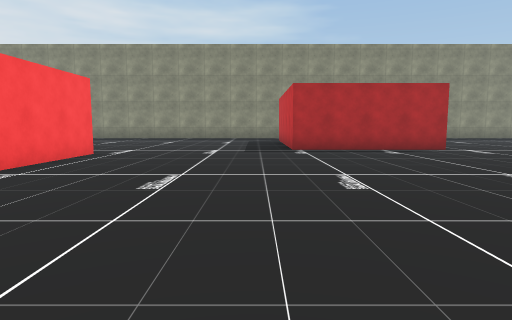
View 1 (above)

20 first-person views from a walk through a Unity game level. The camera is 1.3 m above the floor, tilts 6° down and sees 75° across. The floor is counted in squares, 2 m on a side. Each view is taken from the middle of a square. On the plan, view 1 faces up. The plan holds only what a view shows up to about 10 squares ahead; the rest is blank. The place goes on beyond the plan. The player character is not drawn. Some surface patterns are stand-ins.

View 2
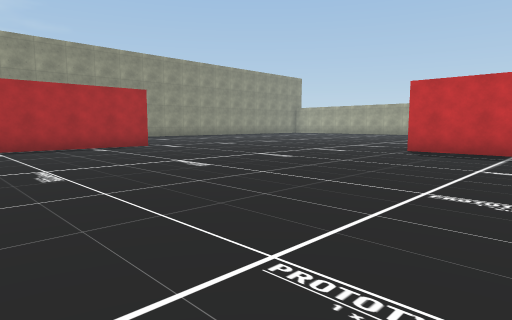

View 3
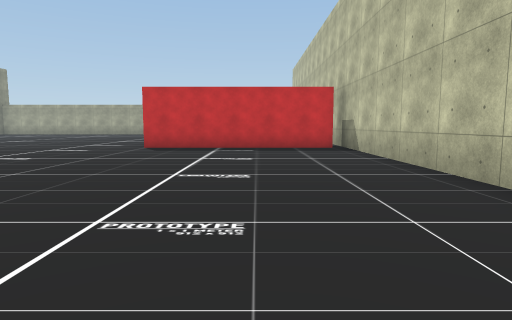

View 4
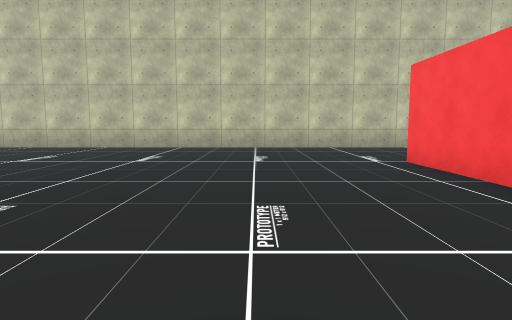

View 5
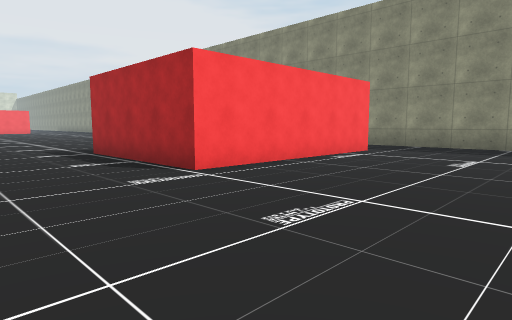

View 6
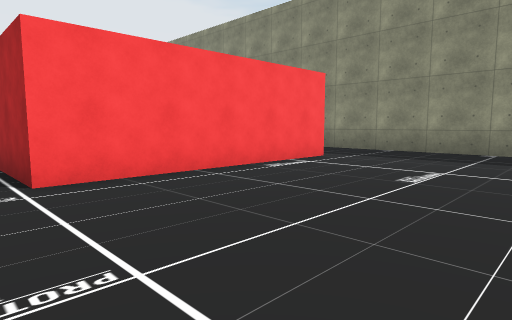

View 7
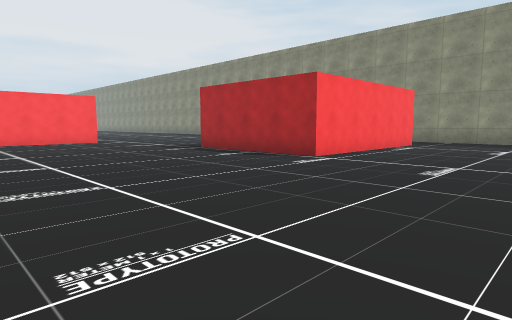

View 8
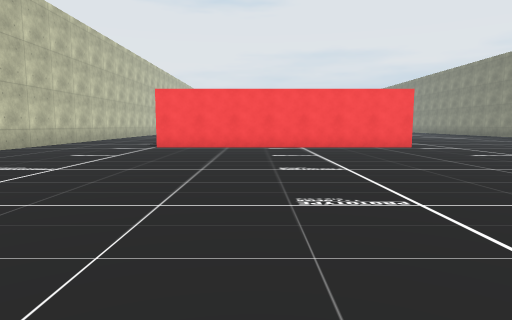

View 9
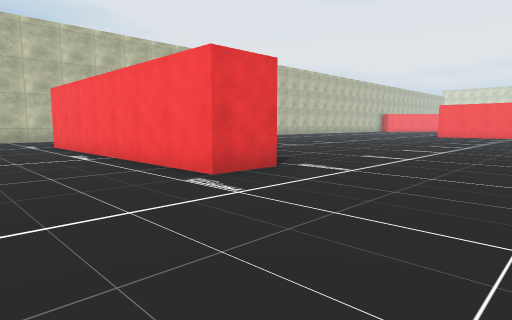

View 10
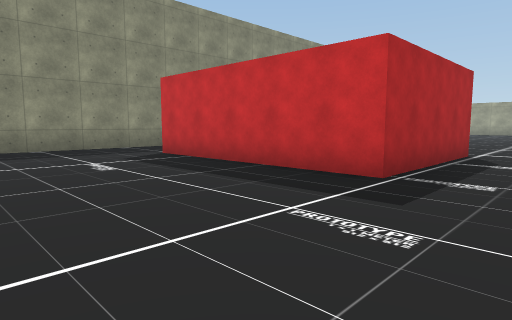

View 11
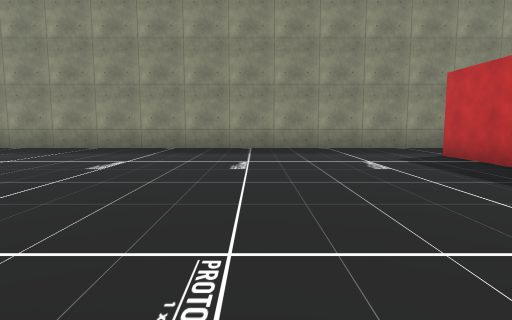

View 12
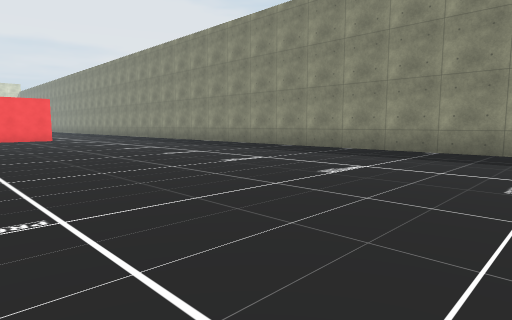

View 13
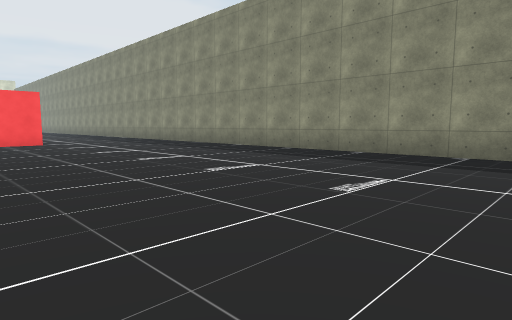

View 14
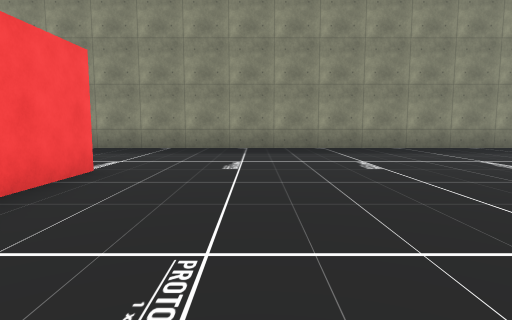

View 15
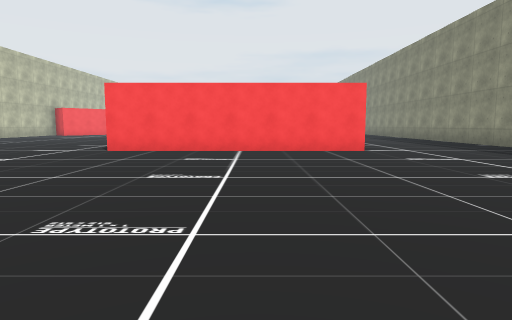

View 16
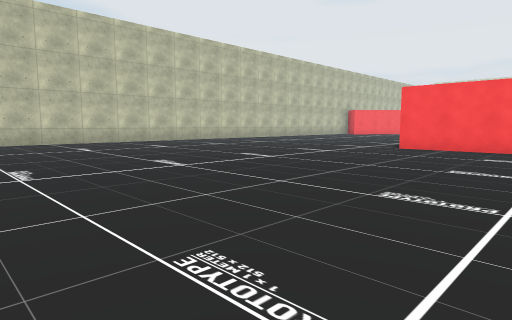

View 17
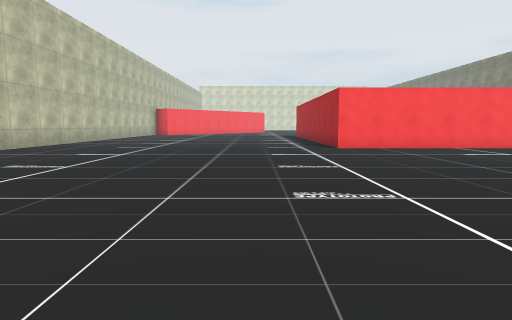

View 18
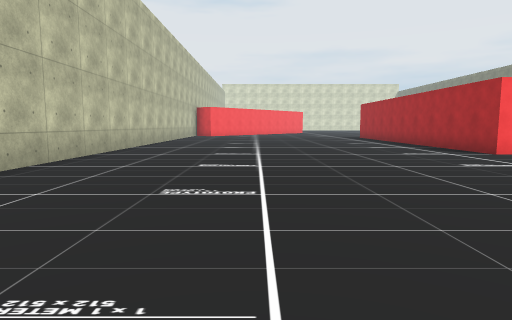

View 19
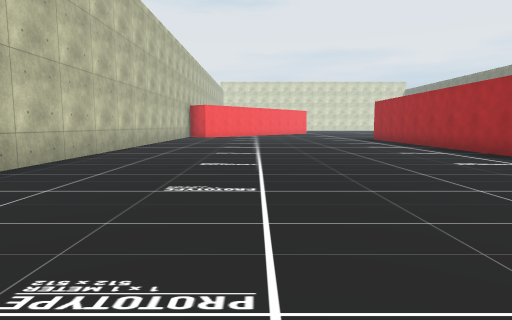

View 20
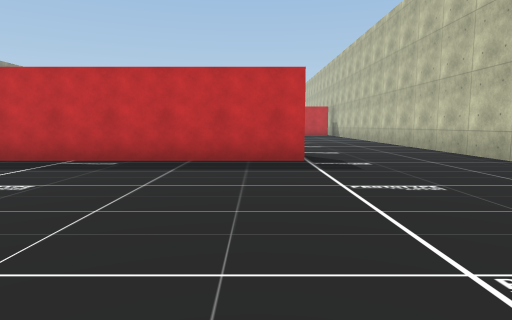

### Floor plan
Points are (right, up) in squares from view 1. A wall is a line through its corners. A room is listed if a view was taken in it or the views show most of it. See-through windows are left out.
Room 1 (views 1, 2, 3, 4, 5, 6, 7, 8, 10, 11)
walls: (-3.7, 7.5) (-3.7, 0); (8.6, -3.2) (8.6, 2.2); (-2.4, -3.6) (9.1, -3.6); (5, 14.1) (5, 8.8) (1, 8.8); (8, 16.5) (6.5, 16.5)
ways out: opening at (-3.2, -1.5) to room 2; opening at (-1.5, 8.8) to room 2; opening at (6, 15.5) to room 2
Room 2 (views 9, 12, 13, 14, 15, 16, 17, 18, 19, 20)
walls: (-5, 7.5) (-3.7, 7.5); (-20.3, 11.8) (-20.3, 5.3) (-25.1, 5.3); (-4.9, 0) (-4.9, 5.8); (-5.4, -3.6) (-2.4, -3.6); (1, 8.8) (1, 14.1); (-25, -3.6) (-17.6, -3.6); (6.5, 16.5) (-22.6, 16.5)
ways out: opening at (-3.2, -1.5) to room 1; opening at (-1.5, 8.8) to room 1; opening at (6, 15.5) to room 1

Positions as (right, up) in squares from view 1, and headings:
1: (0, 0), facing up
2: (0, -1), facing up-right
3: (-1, -1), facing right
4: (-1, 6), facing down
5: (9, 6), facing up-left
6: (9, 8), facing up-left
7: (9, 3), facing up-left
8: (6, 3), facing left
9: (-1, 11), facing down-left
10: (-3, 7), facing up-right
11: (-3, 7), facing up
12: (-5, 8), facing up-left
13: (-8, 9), facing up-left
14: (-18, 7), facing up
15: (-12, 9), facing left
16: (-11, 9), facing down-left
17: (-11, 3), facing left
18: (-13, 0), facing left
19: (-15, 0), facing left
20: (-11, 1), facing right
